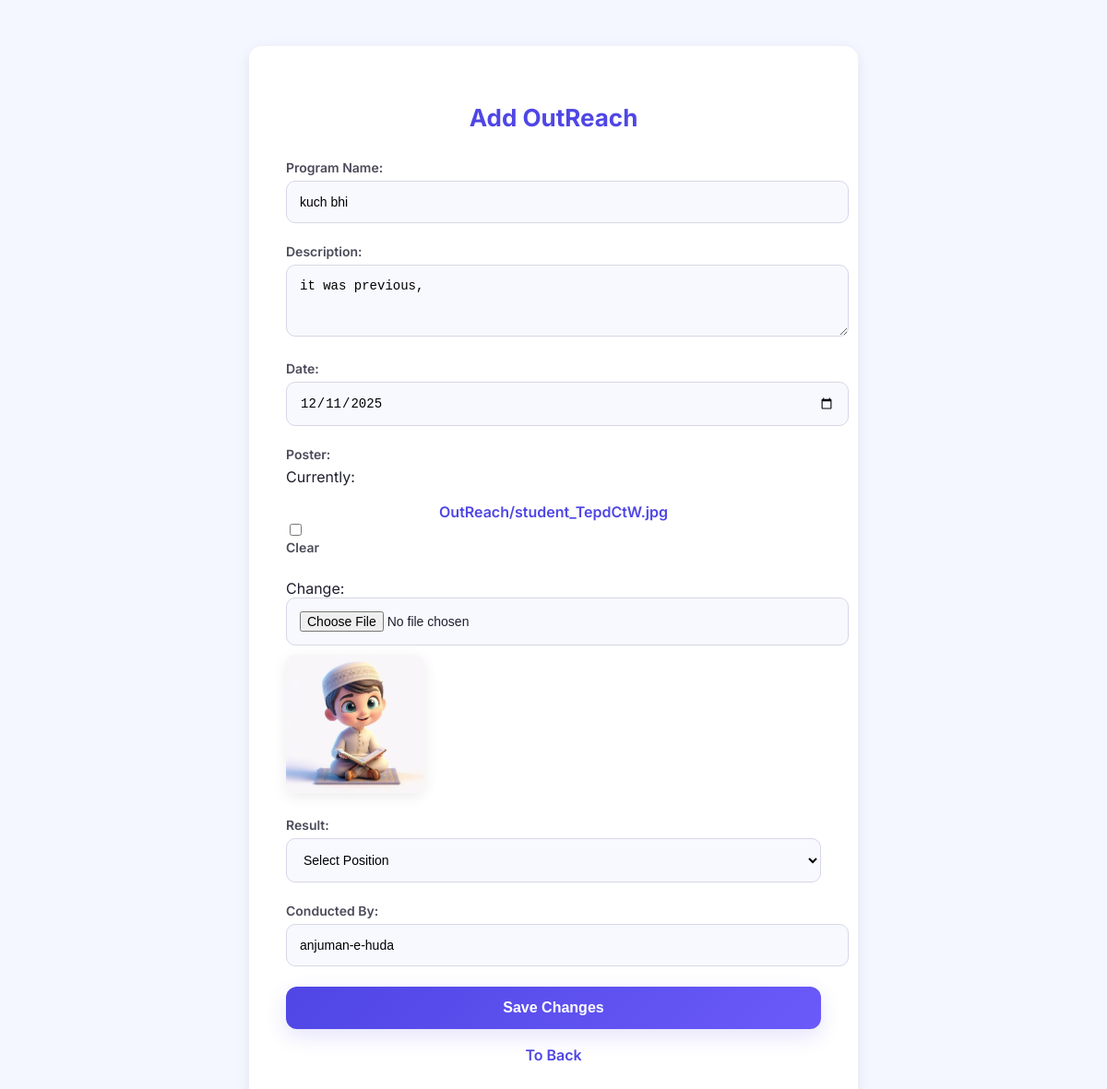
The page /student-panel/edite-outreach/23 (signed in) on the database its author committed.
### students_panel/models.py (models this page shows, shortened)
class OutReach_Model(models.Model):
    student_name = models.ForeignKey(
        Student_Model,
        on_delete=models.CASCADE
        )
    OutReach_Programe_name = models.CharField(max_length=250 )
    OutReach_result = models.CharField(max_length=250)
    OutReach_Conductor = models.CharField(max_length=500)
    OutReach_date = models.DateField(default=timezone.now)
    OutReach_poster = models.ImageField(upload_to='OutReach/', blank=True,null=True)
    OutReach_discription = models.TextField(max_length=600)
    Point_ForThis = models.IntegerField(default=0)

### students_panel/views.py (the view)
# urls.py: path('edite-outreach/<int:programe_id>', views.EditeOutReach, name="EditeOutReach"),
def EditeOutReach(request, programe_id):
    to_Edite = OutReach_Model.objects.get(id = programe_id)
    act_student = Student_Model.objects.get(user_Stn = request.user)
    Pre_Point = to_Edite.Point_ForThis
    if request.method == 'POST':
        form = Edite_OutReach(request.POST, request.FILES,instance=to_Edite)
        OutReach_result = request.POST.get("OutReach_result")
        if form.is_valid():
            edited_OutReach = form.save(commit=False)
            to_Edite.Point_ForThis -= Pre_Point
            act_student.Tatal_Points -= Pre_Point
            act_student.Total_OutReachPoints -= Pre_Point
            if OutReach_result == 'First':
                act_student.Total_OutReachPoints += 10
                act_student.Tatal_Points += 10
                to_Edite.Point_ForThis += 10
                act_student.save()
            elif OutReach_result == 'Second':
                act_student.Total_OutReachPoints += 7
                act_student.Tatal_Points += 7
                to_Edite.Point_ForThis += 7
                act_student.save()
            elif OutReach_result == 'Third':
                act_student.Total_OutReachPoints += 5
                act_student.Tatal_Points += 5
                to_Edite.Point_ForThis += 5
                act_student.save()
            else:
                act_student.Total_OutReachPoints = Pre_Point
                act_student.Tatal_Points = Pre_Point
                to_Edite.Point_ForThis = Pre_Point
                act_student.save()
            edited_OutReach.save()
            print(f"After edited {edited_OutReach.Point_ForThis}")
            return redirect("Student_DashBoard")
    else:
        form = Edite_OutReach(instance=to_Edite)
    return render(request, 'editeOutReach.html', {
        "form" : form,
        "all_OutReact" : to_Edite
    })

### students_panel/forms.py
class Edite_OutReach(forms.ModelForm):
    class Meta:
        model = OutReach_Model
        exclude = ["student_name","OutReach_Programe_name", "Point_ForThis"]
        widgets = {
            "OutReach_date" : forms.DateInput(attrs={
                "type" : "date"
            }),
            "OutReach_poster": forms.ClearableFileInput(attrs={
                'class': 'file-input',
            }),
            "OutReach_discription": forms.Textarea(attrs={
                'class': 'form-control',
                'rows': 3,
            }),
        }

### templates/editeOutReach.html (shortened to what this page needs)
<!DOCTYPE html>
<html lang="en">
<head>
</head>
<body>
    <div class="container">
        <h2>Add OutReach</h2>
        <form method="POST" enctype="multipart/form-data">
    <div class="form-group">
        <label for="id_OutReach_Programe_name">Program Name:</label>
          <input type="text" value="{{all_OutReact.OutReach_Programe_name}}" id="" readonly>
    </div>
    <div class="form-group">
        <label for="id_OutReach_discription">Description:</label>
        {{ form.OutReach_discription }}
    </div>
    <div class="form-group">
        <label for="id_OutReach_date">Date:</label>
        {{ form.OutReach_date }}
    </div>
    <div class="form-group">
        <label for="id_OutReach_poster">Poster:</label>
        {{ form.OutReach_poster }}
        {% if all_OutReact.OutReach_poster %}
            <img src="{{ all_OutReact.OutReach_poster.url }}" alt="Poster" width="150">
        {% endif %}
    </div>
    <div class="form-group">
        <label for="">Result:</label>
        <select name="OutReach_result" id="">
            <option value="" disabled selected>Select Position</option>
        </select>
    </div>
    <div class="form-group">
        <label for="id_OutReach_Conductor">Conducted By:</label>
        {{ form.OutReach_Conductor }}
    </div>
    <button type="submit" class="btn btn-success">Save Changes</button>
</form>
        <a href="{% url 'Student_DashBoard'%}">To Back</a>
    </div>
</body>
</html>

### templates/editeOutReach.html (style rules this page uses)
:root { --primary: #4F46E5; --primary-light: #7C74FF; --gradient: linear-gradient(135deg, #4F46E5, #6A5AF9); --bg: #f4f7ff; --white: #ffffff; --dark: #1f1f2e; --shadow-1: 0px 8px 22px rgba(79, 70, 229, 0.15); --shadow-soft: 0px 4px 16px rgba(0,0,0,0.08); --radius: 14px; }
body { font-family: 'Inter', sans-serif; background: var(--bg); margin: 0; padding: 0; color: var(--dark); }
.container { max-width: 580px; margin: 50px auto; background: var(--white); padding: 40px; border-radius: var(--radius); box-shadow: var(--shadow-soft); position: relative; overflow: hidden; }
.container::before { content: ""; position: absolute; width: 180px; height: 180px; background: var(--gradient); filter: blur(90px); opacity: 0.25; top: -40px; right: -40px; z-index: -1; }
.container h2 { font-size: 26px; font-weight: 700; color: var(--primary); text-align: center; margin-bottom: 30px; }
.form-group { margin-bottom: 22px; position: relative; }
.form-group label { font-size: 14px; font-weight: 600; color: #4b4b5a; display: block; margin-bottom: 6px; }
.form-group input[type="text"], .form-group input[type="date"], .form-group input[type="file"], .form-group textarea, .form-group select { width: 100%; padding: 14px 14px; border-radius: 10px; border: 1.5px solid #d6d6e7; font-size: 14px; outline: none; transition: 0.3s; background: #f8f9ff; }
.form-group img { margin-top: 10px; border-radius: 10px; box-shadow: var(--shadow-soft); }
.btn-success { width: 100%; padding: 14px; font-size: 16px; font-weight: 600; background: var(--gradient); border: none; border-radius: 12px; color: white; cursor: pointer; transition: 0.25s ease-in-out; box-shadow: var(--shadow-1); }
.container a { display: block; text-align: center; margin-top: 18px; color: var(--primary); font-weight: 600; text-decoration: none; transition: 0.3s; }

### rows shown on the page
OutReach_Model: OutReach_Programe_name "kuch bhi", OutReach_discription "it was previous,", OutReach_date "12/11/2025", OutReach_poster (picture), OutReach_Conductor "anjuman-e-huda"
